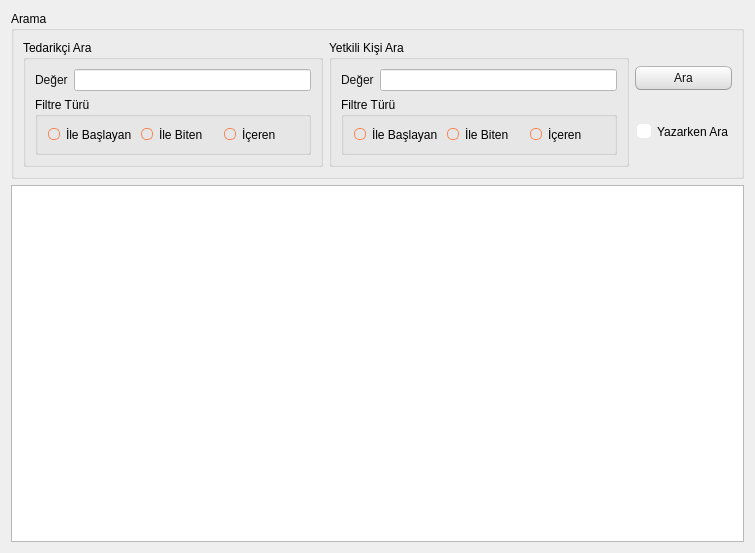
<?xml version="1.0" encoding="UTF-8"?>
<ui version="4.0">
 <class>TKNTedarikciListeW</class>
 <widget class="QWidget" name="TKNTedarikciListeW">
  <property name="geometry">
   <rect>
    <x>0</x>
    <y>0</y>
    <width>755</width>
    <height>553</height>
   </rect>
  </property>
  <property name="windowTitle">
   <string>Form</string>
  </property>
  <property name="styleSheet">
   <string notr="true">/*
Ubuntu Style Sheet for QT Applications
Author: Jaime A. Quiroga P.
Company: GTRONICK
Last updated: 09/10/2019 (dd/mm/yyyy), 12:31.
Available at: https://github.com/GTRONICK/QSS/blob/master/Ubuntu.qss
*/
QMainWindow {
	background-color:#f0f0f0;
}
QCheckBox {
	padding:2px;
}
QCheckBox:hover {
	border:1px solid rgb(255,150,60);
	border-radius:4px;
	padding: 1px;
	background-color:qlineargradient(spread:pad, x1:0.5, y1:1, x2:0.5, y2:0, stop:0 rgba(190, 90, 50, 50), stop:1 rgba(250, 130, 40, 50));
}
QCheckBox::indicator:checked {
	border:1px solid rgb(246, 134, 86);
	border-radius:4px;
  	background-color:rgb(246, 134, 86)
}
QCheckBox::indicator:unchecked {
	border-width:1px solid rgb(246, 134, 86);
	border-radius:4px;
  	background-color:rgb(255,255,255);
}
QColorDialog {
	background-color:#f0f0f0;
}
QComboBox {
	color:rgb(81,72,65);
	background: #ffffff;
}
QComboBox:editable {
	selection-color:rgb(81,72,65);
	selection-background-color: #ffffff;
}
QComboBox QAbstractItemView {
	selection-color: #ffffff;
	selection-background-color: rgb(246, 134, 86);
}
QComboBox:!editable:on, QComboBox::drop-down:editable:on {
	color:  #1e1d23;	
}
QDateTimeEdit, QDateEdit, QDoubleSpinBox, QFontComboBox {
	color:rgb(81,72,65);
	background-color: #ffffff;
}

QDialog {
	background-color:#f0f0f0;
}

QLabel,QLineEdit {
	color:rgb(17,17,17);
}
QLineEdit {
	background-color:rgb(255,255,255);
	selection-background-color:rgb(236,116,64);
}
QMenuBar {
	color:rgb(223,219,210);
	background-color:rgb(65,64,59);
}
QMenuBar::item {
	padding-top:4px;
	padding-left:4px;
	padding-right:4px;
	color:rgb(223,219,210);
	background-color:rgb(65,64,59);
}
QMenuBar::item:selected {
	color:rgb(255,255,255);
	padding-top:2px;
	padding-left:2px;
	padding-right:2px;
	border-top-width:2px;
	border-left-width:2px;
	border-right-width:2px;
	border-top-right-radius:4px;
	border-top-left-radius:4px;
	border-style:solid;
	background-color:rgb(65,64,59);
	border-top-color: rgb(47,47,44);
	border-right-color: qlineargradient(spread:pad, x1:0, y1:1, x2:1, y2:0, stop:0 rgba(90, 87, 78, 255), stop:1 rgba(47,47,44, 255));
	border-left-color:  qlineargradient(spread:pad, x1:1, y1:0, x2:0, y2:0, stop:0 rgba(90, 87, 78, 255), stop:1 rgba(47,47,44, 255));
}
QMenu {
	color:rgb(223,219,210);
	background-color:rgb(65,64,59);
}
QMenu::item {
	color:rgb(223,219,210);
	padding:4px 10px 4px 20px;
}
QMenu::item:selected {
	color:rgb(255,255,255);
	background-color: qlineargradient(spread:pad, x1:0.5, y1:1, x2:0.5, y2:0, stop:0 rgba(225, 108, 54, 255), stop:1 rgba(246, 134, 86, 255));
	border-style:solid;
	border-width:3px;
	padding:4px 7px 4px 17px;
	border-bottom-color:qlineargradient(spread:pad, x1:0.5, y1:1, x2:0.5, y2:0, stop:0 rgba(175,85,48,255), stop:1 rgba(236,114,67, 255));
	border-top-color:qlineargradient(spread:pad, x1:0.5, y1:1, x2:0.5, y2:0, stop:0 rgba(253,156,113,255), stop:1 rgba(205,90,46, 255));
	border-right-color:qlineargradient(spread:pad, x1:0, y1:0.5, x2:1, y2:0.5, stop:0 rgba(253,156,113,255), stop:1 rgba(205,90,46, 255));
	border-left-color:qlineargradient(spread:pad, x1:1, y1:0.5, x2:0, y2:0.5, stop:0 rgba(253,156,113,255), stop:1 rgba(205,90,46, 255));
}
QPlainTextEdit {
	border-width: 1px solid transparent;
	color:rgb(17,17,17);
	selection-background-color:rgb(236,116,64);
}
QProgressBar {
	text-align: center;
	color: rgb(0, 0, 0);
	border: 1px inset rgb(150,150,150); 
	border-radius: 10px;
	background-color:rgb(221,221,219);
}
QProgressBar::chunk:horizontal {
	background-color: qlineargradient(spread:pad, x1:0.5, y1:1, x2:0.5, y2:0, stop:0 rgba(225, 108, 54, 255), stop:1 rgba(246, 134, 86, 255));
	border:1px solid;
	border-radius:8px;
	border-bottom-color:qlineargradient(spread:pad, x1:0.5, y1:1, x2:0.5, y2:0, stop:0 rgba(175,85,48,255), stop:1 rgba(236,114,67, 255));
	border-top-color:qlineargradient(spread:pad, x1:0.5, y1:1, x2:0.5, y2:0, stop:0 rgba(253,156,113,255), stop:1 rgba(205,90,46, 255));
	border-right-color:qlineargradient(spread:pad, x1:0, y1:0.5, x2:1, y2:0.5, stop:0 rgba(253,156,113,255), stop:1 rgba(205,90,46, 255));
	border-left-color:qlineargradient(spread:pad, x1:1, y1:0.5, x2:0, y2:0.5, stop:0 rgba(253,156,113,255), stop:1 rgba(205,90,46, 255));
}
QPushButton{
	color:rgb(17,17,17);
	border-width: 1px;
	border-radius: 6px;
	border-bottom-color: rgb(150,150,150);
	border-right-color: rgb(165,165,165);
	border-left-color: rgb(165,165,165);
	border-top-color: rgb(180,180,180);
	border-style: solid;
	padding: 4px;
	background-color: qlineargradient(spread:pad, x1:0.5, y1:1, x2:0.5, y2:0, stop:0 rgba(220, 220, 220, 255), stop:1 rgba(255, 255, 255, 255));
}
QPushButton:hover{
	color:rgb(17,17,17);
	border-width: 1px;
	border-radius:6px;
	border-top-color: rgb(255,150,60);
	border-right-color: qlineargradient(spread:pad, x1:0, y1:1, x2:1, y2:0, stop:0 rgba(200, 70, 20, 255), stop:1 rgba(255,150,60, 255));
	border-left-color:  qlineargradient(spread:pad, x1:1, y1:0, x2:0, y2:0, stop:0 rgba(200, 70, 20, 255), stop:1 rgba(255,150,60, 255));
	border-bottom-color: rgb(200,70,20);
	border-style: solid;
	padding: 2px;
	background-color: qlineargradient(spread:pad, x1:0.5, y1:1, x2:0.5, y2:0, stop:0 rgba(220, 220, 220, 255), stop:1 rgba(255, 255, 255, 255));
}
QPushButton:default{
	color:rgb(17,17,17);
	border-width: 1px;
	border-radius:6px;
	border-top-color: rgb(255,150,60);
	border-right-color: qlineargradient(spread:pad, x1:0, y1:1, x2:1, y2:0, stop:0 rgba(200, 70, 20, 255), stop:1 rgba(255,150,60, 255));
	border-left-color:  qlineargradient(spread:pad, x1:1, y1:0, x2:0, y2:0, stop:0 rgba(200, 70, 20, 255), stop:1 rgba(255,150,60, 255));
	border-bottom-color: rgb(200,70,20);
	border-style: solid;
	padding: 2px;
	background-color: qlineargradient(spread:pad, x1:0.5, y1:1, x2:0.5, y2:0, stop:0 rgba(220, 220, 220, 255), stop:1 rgba(255, 255, 255, 255));
}
QPushButton:pressed{
	color:rgb(17,17,17);
	border-width: 1px;
	border-radius: 6px;
	border-width: 1px;
	border-top-color: rgba(255,150,60,200);
	border-right-color: qlineargradient(spread:pad, x1:0, y1:1, x2:1, y2:0, stop:0 rgba(200, 70, 20, 255), stop:1 rgba(255,150,60, 200));
	border-left-color:  qlineargradient(spread:pad, x1:1, y1:0, x2:0, y2:0, stop:0 rgba(200, 70, 20, 255), stop:1 rgba(255,150,60, 200));
	border-bottom-color: rgba(200,70,20,200);
	border-style: solid;
	padding: 2px;
	background-color: qlineargradient(spread:pad, x1:0.5, y1:0, x2:0.5, y2:1, stop:0 rgba(220, 220, 220, 255), stop:1 rgba(255, 255, 255, 255));
}
QPushButton:disabled{
	color:rgb(174,167,159);
	border-width: 1px;
	border-radius: 6px;
	background-color: qlineargradient(spread:pad, x1:0.5, y1:1, x2:0.5, y2:0, stop:0 rgba(200, 200, 200, 255), stop:1 rgba(230, 230, 230, 255));
}
QRadioButton {
	padding: 1px;
}
QRadioButton::indicator:checked {
	height: 10px;
	width: 10px;
	border-style:solid;
	border-radius:5px;
	border-width: 1px;
	border-color: rgba(246, 134, 86, 255);
	color: #a9b7c6;
	background-color:rgba(246, 134, 86, 255);
}
QRadioButton::indicator:!checked {
	height: 10px;
	width: 10px;
	border-style:solid;
	border-radius:5px;
	border-width: 1px;
	border-color: rgb(246, 134, 86);
	color: #a9b7c6;
	background-color: transparent;
}
QScrollArea {
	color: white;
	background-color:#f0f0f0;
}
QSlider::groove {
	border-style: solid;
	border-width: 1px;
	border-color: rgb(207,207,207);
}
QSlider::groove:horizontal {
	height: 5px;
	background: rgb(246, 134, 86);
}
QSlider::groove:vertical {
	width: 5px;
	background: rgb(246, 134, 86);
}
QSlider::handle:horizontal {
	background: rgb(253,253,253);
	border-style: solid;
	border-width: 1px;
	border-color: rgb(207,207,207);
	width: 12px;
	margin: -5px 0;
	border-radius: 7px;
}
QSlider::handle:vertical {
	background: rgb(253,253,253);
	border-style: solid;
	border-width: 1px;
	border-color: rgb(207,207,207);
	height: 12px;
	margin: 0 -5px;
	border-radius: 7px;
}
QSlider::add-page:horizontal, QSlider::add-page:vertical {
 	background: white;
}
QSlider::sub-page:horizontal, QSlider::sub-page:vertical {
	background: rgb(246, 134, 86);
}
QStatusBar, QSpinBox {
	color:rgb(81,72,65);
}
QSpinBox {
	background-color: #ffffff;
}
QScrollBar:horizontal {
	max-height: 20px;
	border: 1px transparent;
	margin: 0px 20px 0px 20px;
}
QScrollBar::handle:horizontal {
	background: rgb(253,253,253);
	border: 1px solid rgb(207,207,207);
	border-radius: 7px;
	min-width: 25px;
}
QScrollBar::handle:horizontal:hover {
	background: rgb(253,253,253);
	border: 1px solid rgb(255,150,60);
	border-radius: 7px;
	min-width: 25px;
}
QScrollBar::add-line:horizontal {
  	border: 1px solid rgb(207,207,207);
  	border-top-right-radius: 7px;
  	border-top-left-radius: 7px;
  	border-bottom-right-radius: 7px;
  	background: rgb(255, 255, 255);
  	width: 20px;
  	subcontrol-position: right;
  	subcontrol-origin: margin;
}
QScrollBar::add-line:horizontal:hover {
  	border: 1px solid rgb(255,150,60);
  	border-top-right-radius: 7px;
  	border-top-left-radius: 7px;
  	border-bottom-right-radius: 7px;
  	background: rgb(255, 255, 255);
  	width: 20px;
  	subcontrol-position: right;
  	subcontrol-origin: margin;
}
QScrollBar::add-line:horizontal:pressed {
  	border: 1px solid grey;
  	border-top-left-radius: 7px;
  	border-top-right-radius: 7px;
  	border-bottom-right-radius: 7px;
  	background: rgb(231,231,231);
  	width: 20px;
  	subcontrol-position: right;
  	subcontrol-origin: margin;
}
QScrollBar::sub-line:horizontal {
  	border: 1px solid rgb(207,207,207);
  	border-top-right-radius: 7px;
  	border-top-left-radius: 7px;
  	border-bottom-left-radius: 7px;
  	background: rgb(255, 255, 255);
  	width: 20px;
  	subcontrol-position: left;
  	subcontrol-origin: margin;
}
QScrollBar::sub-line:horizontal:hover {
  	border: 1px solid rgb(255,150,60);
  	border-top-right-radius: 7px;
  	border-top-left-radius: 7px;
  	border-bottom-left-radius: 7px;
  	background: rgb(255, 255, 255);
  	width: 20px;
  	subcontrol-position: left;
  	subcontrol-origin: margin;
}
QScrollBar::sub-line:horizontal:pressed {
  	border: 1px solid grey;
  	border-top-right-radius: 7px;
  	border-top-left-radius: 7px;
  	border-bottom-left-radius: 7px;
  	background: rgb(231,231,231);
  	width: 20px;
  	subcontrol-position: left;
  	subcontrol-origin: margin;
}
QScrollBar::left-arrow:horizontal {
  	border: 1px transparent grey;
  	border-top-left-radius: 3px;
  	border-bottom-left-radius: 3px;
  	width: 6px;
  	height: 6px;
  	background: rgb(230,230,230);
}
QScrollBar::right-arrow:horizontal {
	border: 1px transparent grey;
	border-top-right-radius: 3px;
	border-bottom-right-radius: 3px;
  	width: 6px;
  	height: 6px;
 	background: rgb(230,230,230);
}
QScrollBar::add-page:horizontal, QScrollBar::sub-page:horizontal {
 	background: none;
} 
QScrollBar:vertical {
	max-width: 20px;
	border: 1px transparent grey;
	margin: 20px 0px 20px 0px;
}
QScrollBar::add-line:vertical {
	border: 1px solid;
	border-color: rgb(207,207,207);
	border-bottom-right-radius: 7px;
	border-bottom-left-radius: 7px;
	border-top-left-radius: 7px;
	background: rgb(255, 255, 255);
  	height: 20px;
  	subcontrol-position: bottom;
  	subcontrol-origin: margin;
}
QScrollBar::add-line:vertical:hover {
  	border: 1px solid;
  	border-color: rgb(255,150,60);
  	border-bottom-right-radius: 7px;
  	border-bottom-left-radius: 7px;
  	border-top-left-radius: 7px;
  	background: rgb(255, 255, 255);
  	height: 20px;
  	subcontrol-position: bottom;
  	subcontrol-origin: margin;
}
QScrollBar::add-line:vertical:pressed {
  	border: 1px solid grey;
  	border-bottom-left-radius: 7px;
  	border-bottom-right-radius: 7px;
  	border-top-left-radius: 7px;
  	background: rgb(231,231,231);
  	height: 20px;
  	subcontrol-position: bottom;
  	subcontrol-origin: margin;
}
QScrollBar::sub-line:vertical {
  	border: 1px solid rgb(207,207,207);
  	border-top-right-radius: 7px;
  	border-top-left-radius: 7px;
  	border-bottom-left-radius: 7px;
  	background: rgb(255, 255, 255);
  	height: 20px;
  	subcontrol-position: top;
  	subcontrol-origin: margin;
}
QScrollBar::sub-line:vertical:hover {
  	border: 1px solid rgb(255,150,60);
  	border-top-right-radius: 7px;
  	border-top-left-radius: 7px;
  	border-bottom-left-radius: 7px;
	background: rgb(255, 255, 255);
  	height: 20px;
  	subcontrol-position: top;
  	subcontrol-origin: margin;
}
QScrollBar::sub-line:vertical:pressed {
  	border: 1px solid grey;
  	border-top-left-radius: 7px;
  	border-top-right-radius: 7px;
  	background: rgb(231,231,231);
 	height: 20px;
  	subcontrol-position: top;
  	subcontrol-origin: margin;
}
QScrollBar::handle:vertical {
	background: rgb(253,253,253);
	border: 1px solid rgb(207,207,207);
	border-radius: 7px;
	min-height: 25px;
}
QScrollBar::handle:vertical:hover {
	background: rgb(253,253,253);
	border: 1px solid rgb(255,150,60);
	border-radius: 7px;
	min-height: 25px;
}
QScrollBar::up-arrow:vertical {
	border: 1px transparent grey;
  	border-top-left-radius: 3px;
	border-top-right-radius: 3px;
  	width: 6px;
  	height: 6px;
  	background: rgb(230,230,230);
}
QScrollBar::down-arrow:vertical {
  	border: 1px transparent grey;
  	border-bottom-left-radius: 3px;
  	border-bottom-right-radius: 3px;
  	width: 6px;
  	height: 6px;
  	background: rgb(230,230,230);
}
QScrollBar::add-page:vertical, QScrollBar::sub-page:vertical {
  	background: none;
}
QTabWidget {
	color:rgb(0,0,0);
	background-color:rgb(247,246,246);
}
QTabWidget::pane {
	border-color: rgb(180,180,180);
	background-color:rgb(247,246,246);
	border-style: solid;
	border-width: 1px;
  	border-radius: 6px;
}
QTabBar::tab {
	padding-left:4px;
	padding-right:4px;
	padding-bottom:2px;
	padding-top:2px;
	color:rgb(81,72,65);
  	background-color: qlineargradient(spread:pad, x1:0.5, y1:1, x2:0.5, y2:0, stop:0 rgba(221,218,217,255), stop:1 rgba(240,239,238,255));
	border-style: solid;
	border-width: 1px;
  	border-top-right-radius:4px;
	border-top-left-radius:4px;
	border-top-color: rgb(180,180,180);
	border-left-color: rgb(180,180,180);
	border-right-color: rgb(180,180,180);
	border-bottom-color: transparent;
}
QTabBar::tab:selected, QTabBar::tab:last:selected, QTabBar::tab:hover {
  	background-color:rgb(247,246,246);
  	margin-left: 0px;
  	margin-right: 1px;
}
QTabBar::tab:!selected {
	margin-top: 1px;
	margin-right: 1px;
}
QTextEdit {
	border-width: 1px;
	border-style: solid;
	border-color:transparent;
	color:rgb(17,17,17);
	selection-background-color:rgb(236,116,64);
}
QTimeEdit, QToolBox, QToolBox::tab, QToolBox::tab:selected {
	color:rgb(81,72,65);
	background-color: #ffffff;
}</string>
  </property>
  <layout class="QVBoxLayout" name="verticalLayout_4">
   <item>
    <widget class="QGroupBox" name="groupBox">
     <property name="title">
      <string>Arama</string>
     </property>
     <layout class="QHBoxLayout" name="horizontalLayout_7">
      <item>
       <widget class="QGroupBox" name="groupBox_2">
        <property name="title">
         <string>Tedarikçi Ara</string>
        </property>
        <layout class="QVBoxLayout" name="verticalLayout">
         <item>
          <layout class="QHBoxLayout" name="horizontalLayout_3">
           <item>
            <widget class="QLabel" name="label">
             <property name="text">
              <string>Değer</string>
             </property>
             <property name="buddy">
              <cstring>leTedarikciDegeri</cstring>
             </property>
            </widget>
           </item>
           <item>
            <widget class="QLineEdit" name="leTedarikciDegeri"/>
           </item>
          </layout>
         </item>
         <item>
          <widget class="QGroupBox" name="groupBox_3">
           <property name="title">
            <string>Filtre Türü</string>
           </property>
           <layout class="QHBoxLayout" name="horizontalLayout_2">
            <item>
             <layout class="QHBoxLayout" name="horizontalLayout">
              <item>
               <widget class="QRadioButton" name="rbTedarikciIleBaslayan">
                <property name="text">
                 <string>İle Başlayan</string>
                </property>
               </widget>
              </item>
              <item>
               <widget class="QRadioButton" name="rbTedarikciIleBiten">
                <property name="text">
                 <string>İle Biten</string>
                </property>
               </widget>
              </item>
              <item>
               <widget class="QRadioButton" name="rbTedarikciIceren">
                <property name="text">
                 <string>İçeren</string>
                </property>
               </widget>
              </item>
             </layout>
            </item>
           </layout>
          </widget>
         </item>
        </layout>
       </widget>
      </item>
      <item>
       <widget class="QGroupBox" name="groupBox_4">
        <property name="title">
         <string>Yetkili Kişi Ara</string>
        </property>
        <layout class="QVBoxLayout" name="verticalLayout_2">
         <item>
          <layout class="QHBoxLayout" name="horizontalLayout_4">
           <item>
            <widget class="QLabel" name="label_2">
             <property name="text">
              <string>Değer</string>
             </property>
             <property name="buddy">
              <cstring>leTedarikciDegeri</cstring>
             </property>
            </widget>
           </item>
           <item>
            <widget class="QLineEdit" name="leYetkiliKisiDegeri"/>
           </item>
          </layout>
         </item>
         <item>
          <widget class="QGroupBox" name="groupBox_5">
           <property name="title">
            <string>Filtre Türü</string>
           </property>
           <layout class="QHBoxLayout" name="horizontalLayout_5">
            <item>
             <layout class="QHBoxLayout" name="horizontalLayout_6">
              <item>
               <widget class="QRadioButton" name="rbYetkiliKisiIleBaslayan">
                <property name="text">
                 <string>İle Başlayan</string>
                </property>
               </widget>
              </item>
              <item>
               <widget class="QRadioButton" name="rbYetkiliKisilIleBiten">
                <property name="text">
                 <string>İle Biten</string>
                </property>
               </widget>
              </item>
              <item>
               <widget class="QRadioButton" name="rbYetkiliKisiIceren">
                <property name="text">
                 <string>İçeren</string>
                </property>
               </widget>
              </item>
             </layout>
            </item>
           </layout>
          </widget>
         </item>
        </layout>
       </widget>
      </item>
      <item>
       <layout class="QVBoxLayout" name="verticalLayout_3">
        <item>
         <widget class="QPushButton" name="pushButton">
          <property name="text">
           <string>Ara</string>
          </property>
         </widget>
        </item>
        <item>
         <widget class="QCheckBox" name="cbYazarkenAra">
          <property name="text">
           <string>Yazarken Ara</string>
          </property>
         </widget>
        </item>
       </layout>
      </item>
     </layout>
    </widget>
   </item>
   <item>
    <widget class="QTableWidget" name="tableWidget"/>
   </item>
  </layout>
 </widget>
 <resources/>
 <connections>
  <connection>
   <sender>cbYazarkenAra</sender>
   <signal>clicked(bool)</signal>
   <receiver>pushButton</receiver>
   <slot>setDisabled(bool)</slot>
   <hints>
    <hint type="sourcelabel">
     <x>681</x>
     <y>135</y>
    </hint>
    <hint type="destinationlabel">
     <x>660</x>
     <y>87</y>
    </hint>
   </hints>
  </connection>
  <connection>
   <sender>leYetkiliKisiDegeri</sender>
   <signal>textChanged(QString)</signal>
   <receiver>TKNTedarikciListeW</receiver>
   <slot>Ara()</slot>
   <hints>
    <hint type="sourcelabel">
     <x>521</x>
     <y>79</y>
    </hint>
    <hint type="destinationlabel">
     <x>631</x>
     <y>186</y>
    </hint>
   </hints>
  </connection>
  <connection>
   <sender>rbYetkiliKisiIceren</sender>
   <signal>clicked()</signal>
   <receiver>TKNTedarikciListeW</receiver>
   <slot>Ara()</slot>
   <hints>
    <hint type="sourcelabel">
     <x>554</x>
     <y>140</y>
    </hint>
    <hint type="destinationlabel">
     <x>585</x>
     <y>190</y>
    </hint>
   </hints>
  </connection>
  <connection>
   <sender>rbYetkiliKisilIleBiten</sender>
   <signal>clicked()</signal>
   <receiver>TKNTedarikciListeW</receiver>
   <slot>Ara()</slot>
   <hints>
    <hint type="sourcelabel">
     <x>470</x>
     <y>146</y>
    </hint>
    <hint type="destinationlabel">
     <x>480</x>
     <y>186</y>
    </hint>
   </hints>
  </connection>
  <connection>
   <sender>rbYetkiliKisiIleBaslayan</sender>
   <signal>clicked()</signal>
   <receiver>TKNTedarikciListeW</receiver>
   <slot>Ara()</slot>
   <hints>
    <hint type="sourcelabel">
     <x>374</x>
     <y>134</y>
    </hint>
    <hint type="destinationlabel">
     <x>394</x>
     <y>188</y>
    </hint>
   </hints>
  </connection>
  <connection>
   <sender>rbTedarikciIceren</sender>
   <signal>clicked()</signal>
   <receiver>TKNTedarikciListeW</receiver>
   <slot>Ara()</slot>
   <hints>
    <hint type="sourcelabel">
     <x>255</x>
     <y>145</y>
    </hint>
    <hint type="destinationlabel">
     <x>275</x>
     <y>188</y>
    </hint>
   </hints>
  </connection>
  <connection>
   <sender>rbTedarikciIleBiten</sender>
   <signal>clicked()</signal>
   <receiver>TKNTedarikciListeW</receiver>
   <slot>Ara()</slot>
   <hints>
    <hint type="sourcelabel">
     <x>169</x>
     <y>130</y>
    </hint>
    <hint type="destinationlabel">
     <x>204</x>
     <y>188</y>
    </hint>
   </hints>
  </connection>
  <connection>
   <sender>rbTedarikciIleBaslayan</sender>
   <signal>clicked()</signal>
   <receiver>TKNTedarikciListeW</receiver>
   <slot>Ara()</slot>
   <hints>
    <hint type="sourcelabel">
     <x>69</x>
     <y>130</y>
    </hint>
    <hint type="destinationlabel">
     <x>127</x>
     <y>184</y>
    </hint>
   </hints>
  </connection>
  <connection>
   <sender>leTedarikciDegeri</sender>
   <signal>textChanged(QString)</signal>
   <receiver>TKNTedarikciListeW</receiver>
   <slot>Ara()</slot>
   <hints>
    <hint type="sourcelabel">
     <x>280</x>
     <y>75</y>
    </hint>
    <hint type="destinationlabel">
     <x>329</x>
     <y>185</y>
    </hint>
   </hints>
  </connection>
  <connection>
   <sender>pushButton</sender>
   <signal>clicked()</signal>
   <receiver>TKNTedarikciListeW</receiver>
   <slot>Ara()</slot>
   <hints>
    <hint type="sourcelabel">
     <x>714</x>
     <y>82</y>
    </hint>
    <hint type="destinationlabel">
     <x>747</x>
     <y>99</y>
    </hint>
   </hints>
  </connection>
 </connections>
 <slots>
  <slot>Ara()</slot>
 </slots>
</ui>
